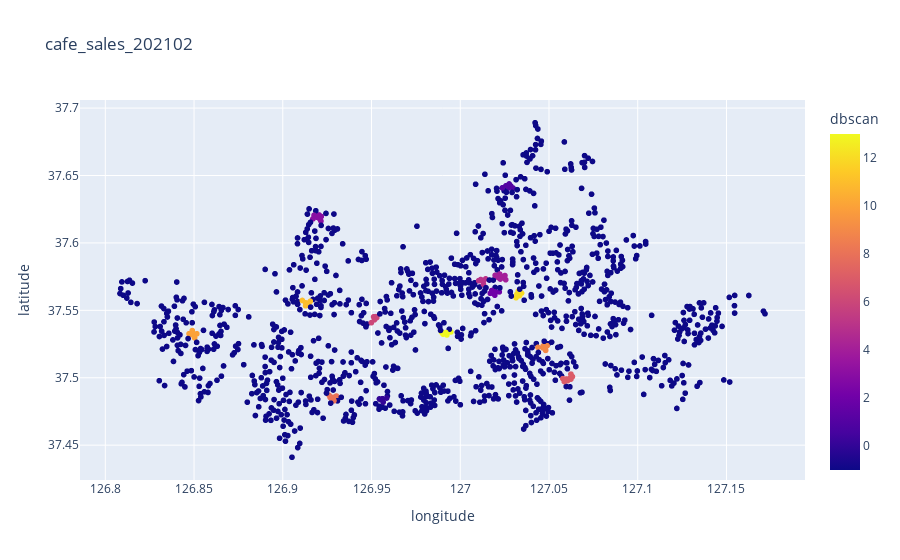

Write notebook code for a chart like this one.
### Markdown cell above
## 상권 위치로 클러스터링

### Code cell
# dbscan clustering
db = DBSCAN(eps=0.003, min_samples=5, metric='euclidean')
model=db.fit(cafe_sales_202102[['longitude','latitude']])
cafe_sales_202102['dbscan'] = model.labels_

fig = px.scatter(cafe_sales_202102, 
                 title="cafe_sales_202102", 
                 x="longitude", 
                 y="latitude",
                 color = 'dbscan')
fig.show()

### Figure 1 — Plotly figure (JSON) as saved in the notebook; plotly's stock layout.template omitted (floating-point values rounded to 4 significant figures; data arrays with more than 128 entries replaced by an {"elided": "..."} marker saying what was removed)
{"data": [{"hovertemplate": "longitude=%{x}<br>latitude=%{y}<br>dbscan=%{marker.color}<extra></extra>", "legendgroup": "", "marker": {"color": {"elided": "1168 int values"}, "coloraxis": "coloraxis", "symbol": "circle"}, "mode": "markers", "name": "", "showlegend": false, "type": "scattergl", "x": {"elided": "1168 float values"}, "xaxis": "x", "y": {"elided": "1168 float values"}, "yaxis": "y"}], "layout": {"coloraxis": {"colorbar": {"title": {"text": "dbscan"}}, "colorscale": [[0, "#0d0887"], [0.1111, "#46039f"], [0.2222, "#7201a8"], [0.3333, "#9c179e"], [0.4444, "#bd3786"], [0.5556, "#d8576b"], [0.6667, "#ed7953"], [0.7778, "#fb9f3a"], [0.8889, "#fdca26"], [1, "#f0f921"]]}, "legend": {"tracegroupgap": 0}, "title": {"text": "cafe_sales_202102"}, "xaxis": {"anchor": "y", "domain": [0, 1], "title": {"text": "longitude"}}, "yaxis": {"anchor": "x", "domain": [0, 1], "title": {"text": "latitude"}}}}
